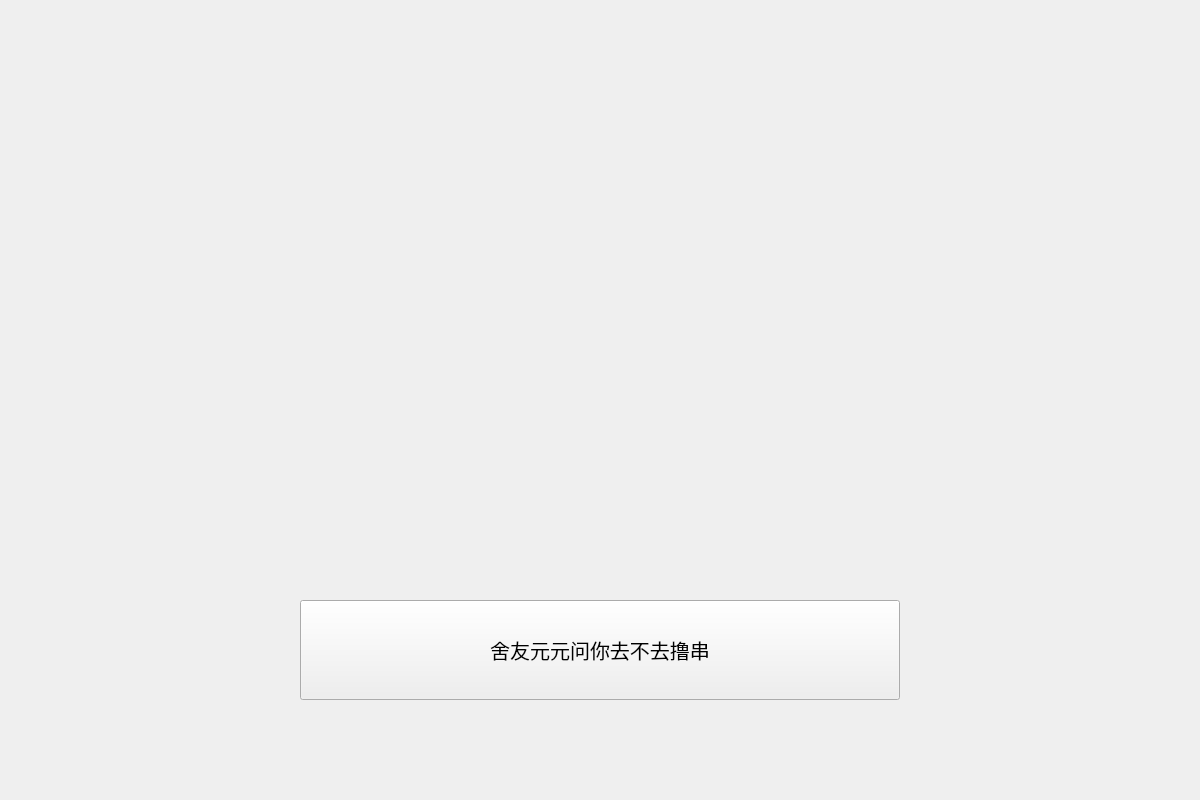
<?xml version="1.0" encoding="UTF-8"?>
<ui version="4.0">
 <class>PPT21</class>
 <widget class="QWidget" name="PPT21">
  <property name="geometry">
   <rect>
    <x>0</x>
    <y>0</y>
    <width>1200</width>
    <height>800</height>
   </rect>
  </property>
  <property name="windowTitle">
   <string>Form</string>
  </property>
  <widget class="QPushButton" name="pushButton">
   <property name="geometry">
    <rect>
     <x>300</x>
     <y>600</y>
     <width>600</width>
     <height>100</height>
    </rect>
   </property>
   <property name="font">
    <font>
     <pointsize>15</pointsize>
    </font>
   </property>
   <property name="text">
    <string>舍友元元问你去不去撸串</string>
   </property>
  </widget>
 </widget>
 <resources/>
 <connections/>
</ui>
